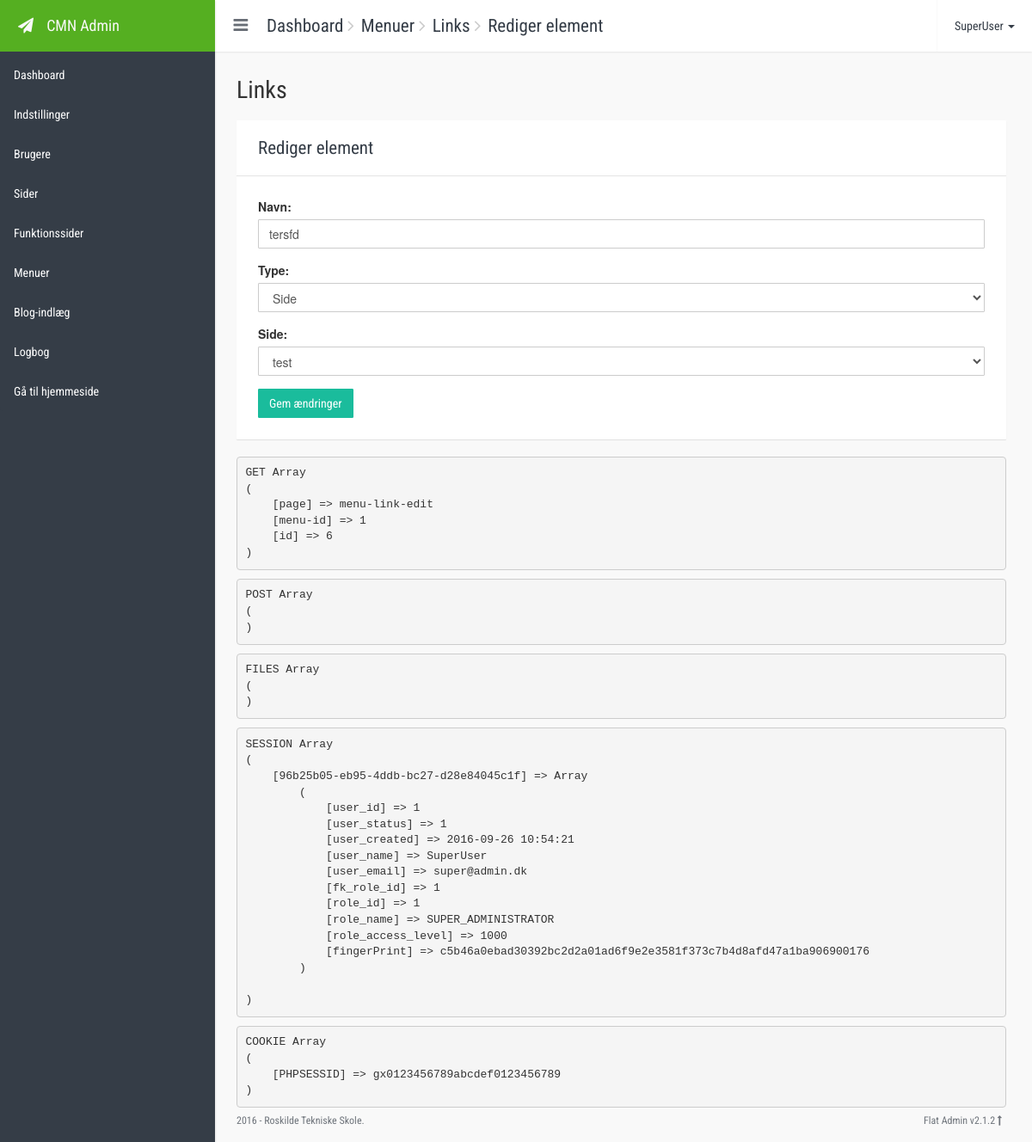
The page /cmk-cms/index.php?page=menu-link-edit&menu-id=1&id=6 (signed in) on the database its author committed.
### tables this page shows
CREATE TABLE IF NOT EXISTS `menu_links` (
  `menu_link_id` mediumint(8) unsigned NOT NULL AUTO_INCREMENT,
  `menu_link_order` tinyint(3) unsigned NOT NULL,
  `menu_link_name` varchar(55) NOT NULL,
  `menu_link_type` tinyint(3) unsigned NOT NULL,
  `fk_page_id` mediumint(8) unsigned DEFAULT NULL,
  `fk_post_id` int(10) unsigned DEFAULT NULL,
  `fk_menu_id` smallint(5) unsigned NOT NULL,
  PRIMARY KEY (`menu_link_id`),
  KEY `fk_page_id` (`fk_page_id`,`fk_post_id`),
  KEY `fk_menu_id` (`fk_menu_id`),
  KEY `fk_post_id` (`fk_post_id`)
);

CREATE TABLE IF NOT EXISTS `pages` (
  `page_id` mediumint(8) unsigned NOT NULL AUTO_INCREMENT,
  `page_status` tinyint(1) unsigned NOT NULL DEFAULT '0' COMMENT '0=Disabled, 1=Enabled',
  `page_protected` tinyint(1) unsigned NOT NULL DEFAULT '0' COMMENT '0=No, 1=Yes',
  `page_url_key` varchar(50) NOT NULL,
  `page_title` varchar(55) NOT NULL,
  `page_meta_robots` enum('noindex, follow','noindex, nofollow','index, follow','index, nofollow') NOT NULL DEFAULT 'noindex, follow',
  `page_meta_description` varchar(155) DEFAULT NULL,
  PRIMARY KEY (`page_id`),
  UNIQUE KEY `page_url_key` (`page_url_key`)
);

### cmk-cms/includes/classes/db_conf.php (called while the page is built, shortened)
<?php
    class DB{
        private $h = "localhost";
        private $u = "root";
        private $p = "";
        private $d = "hfp2_nco_cms";
        protected $conn;
        public $countrows=true;
        function __construct(){
            $this->conn = new mysqli($this->h, $this->u, $this->p, $this->d);
            $this->conn->set_charset("utf8");
            $this->conn->query("SET lc_time_names='da_DK';");
        }
        function find($table,$obj = null){
            $parameters = array();
            if($obj){
                if(isset($obj['cond']))  $parameters[] = "WHERE " . $obj['cond'];
            }
            $fields = $obj && isset($obj['fields']) ? $obj['fields'] : '*';
            $queryDefault="SELECT " . $fields . " FROM " . $table;
            $query=$queryDefault;
            if(count($parameters) > 0)
                $query .= " " . join(" ",$parameters);
            $result = $this->conn->query($query);
            if($this->countrows && $obj){
                if(count($parameters) > 0)
                    $query = $queryDefault." " . join(" ",$parameters);
                $result = $this->conn->query($query);
            }
            $r2=array();
            if(!$result){
                query_error($this->conn->error,$query,__LINE__,__FILE__);
            }else if($result->num_rows > 0){
                while ($row = $result->fetch_assoc()) {
                    $r2[]=$row;
                }
            }
            return $r2;
        }
    }
?>

### cmk-cms/config.php (called while the page is built, shortened)
<?php
$include_path = 'includes/';
include $include_path.'classes/db_conf.php';
include $include_path.'classes/events.php';
$DB=new DB();
require $include_path . 'functions.php';
$buttons =
[
	'save'		=> 'btn btn-success',
	'create'	=> 'btn btn-success',
	'edit'		=> 'btn btn-warning btn-xs',
	'delete'	=> 'btn btn-danger btn-xs',
	'primary'	=> 'btn btn-primary',
	'default'	=> 'btn btn-default'
];

### cmk-cms/includes/form-menu-link.php (the view, shortened to what this page needs)
<?php
$menu_link_types=[
	'1'=>PAGE,
	'2'=>BLOG_POSTS
];
$pages=$DB->find('pages');
?>
<div class="form-group">
	<label for="name"><?php echo NAME ?>:</label>
	<input type="text" name="name" id="name" class="form-control" required maxlength="55" autofocus value="<?php echo $name;?>">
</div>
<div class="form-group">
	<label for="content_type"><?php echo TYPE ?>:</label>
	<select class="form-control" name="link_type" id="link_type">
		<?php foreach($menu_link_types as $k=>$v){
			echo '<option value="'.$k.'" '.($link_type==$k ? "selected" : "").'>'.$v.'</option>';
		}?>
	</select>
</div>
<div class="form-group">
	<label for="page"><?php echo PAGE ?>:</label>
	<select class="form-control" name="page" id="page" required>
		<?php foreach($pages as $v){
			echo '<option value="'.$v['page_id'].'" '.($page==$v['page_id'] ? "selected" : "").'>'.$v['page_title'].'</option>';
		}?>
	</select>
</div>
<button type="submit" class="<?php echo $buttons['save'] ?>" name="save_item">
	<?php echo $icons['save'] . ' ' .SAVE_CHANGES ?>
</button>

### cmk-cms/css/style.css (style rules this page uses)
html { height: 100%; }
body { padding-top: 0; height: 100%; position: relative; }
* { outline: none; }
.btn { border-radius: 1px; border-width: 1px; font-family: 'Roboto Condensed', sans-serif; }
.form-control, .input-group-sm>.form-control { border-radius: 1px; box-shadow: none; }

### cmk-cms/css/themes/flat-new.css (style rules this page uses)
.flat-blue { background-color: #F9F9F9; }
.flat-blue .btn.btn-success, .bootstrap-switch .bootstrap-switch-handle-on.bootstrap-switch-success { background-color: #1ABC9C; color: #FFF; border-color: #1ABC9C; }

### rows shown on the page
menu_links: name "tersfd", link_type "Side", page "test"

### other values the page prints
$view_files['index']['title'] "Dashboard"
$view_files['menus']['title'] "Menuer"
$view_files['menu-links']['title'] "Links"
EDIT_ITEM "Rediger element"
$user['user_name'] "SuperUser"
$details['title'] "Dashboard"
$details['title'] "Indstillinger"
$details['title'] "Brugere"
$details['title'] "Sider"
$details['title'] "Funktionssider"
$details['title'] "Menuer"
$details['title'] "Blog-indlæg"
$details['title'] "Logbog"
GO_TO_SITE "Gå til hjemmeside"
$view_files['menu-link-edit']['title'] "Links"
